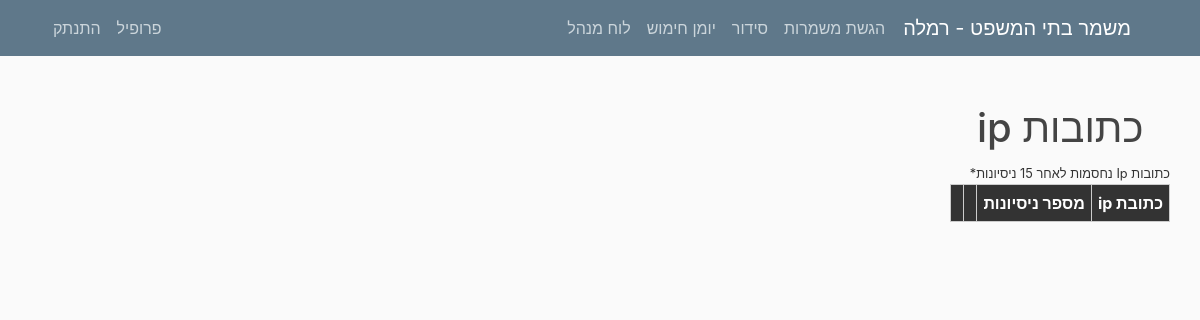
Page /ip/ban/list (signed in) on the earlier database version.
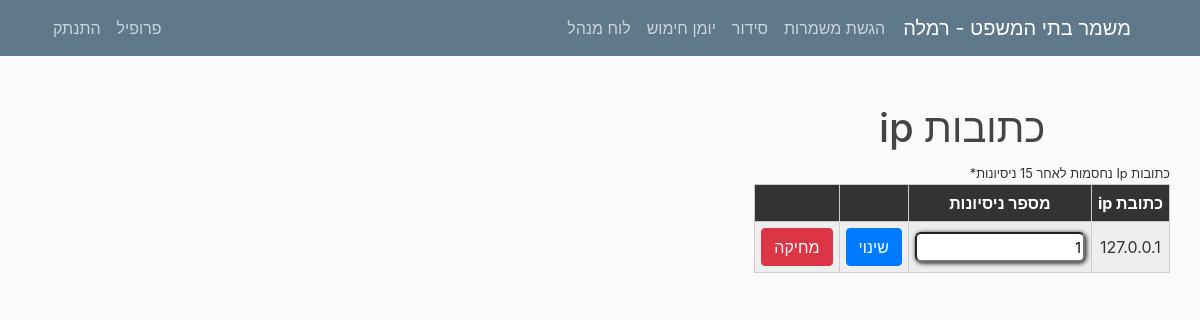
Same page on the later database version.
### mishmar/models.py (models this page shows, shortened)
class IpBan(models.Model):
    ipaddress = models.GenericIPAddressField(verbose_name="כתובת IP")
    num_tries = models.IntegerField(default=0, verbose_name="מספר ניסיונות")
    class Meta:
        verbose_name = "חסימת IP"
        verbose_name_plural = "חסימות IP"

### mishmar/views.py (the view, shortened to what this page needs)
# urls.py: path('ip/ban/list', IpBanListView.as_view(), name="ipban-list"),
class IpBanListView(UserPassesTestMixin, LoginRequiredMixin, ListView):
    model = IpBan
    template_name = "mishmar/ipban-list.html"
    context_object_name = "ips"
    paginate_by = 10
    ordering = ["num_tries"]
    def get_context_data(self, **kwargs):
        ctx = super(IpBanListView, self).get_context_data(**kwargs)
        return ctx
    def test_func(self):
        return isStaff(self.request.user)

### mishmar/views.py (called while the page is built)
@register.filter
def get_city(string):
    settings = Settings.objects.all().first()
    return settings.city

@register.filter
def isStaff(user):
    return user.groups.filter(name='staff').exists()

@register.filter
def getmonth(month):
    letter = month.lower()[0]
    if (letter >= 'a' and letter <= 'z'):
        return month
    else:
        months_he = ["ינו", "פבר", "מרץ", "אפר", "מאי", "יונ", "יול", "אוג", "ספט", "אוק", "נוב", "דצמ"]
        months = ["jan", "feb", "mar", "apr", "may", "jun", "jul", "aug", "sep", "oct", "nov", "dec"]
        return months[months_he.index(month)]

@register.filter
def getday(string):
    letter = datetime.datetime.now().strftime("%b").lower()[0]
    if (letter >= 'a' and letter <= 'z'):
        return datetime.datetime.now()
    return datetime.datetime.now()

@register.filter
def get_base_string(user, num):
    return translate_text(base_strings[int(num)], user, "hebrew")

### mishmar/templates/mishmar/ipban-list.html (shortened to what this page needs)
{% extends "mishmar/base.html" %}
{% block content %}
<h1>כתובות ip</h1>
<small>כתובות Ip נחסמות לאחר 15 ניסיונות*</small>
<table class="responsive-table-input-matrix" style="align-items: center">
    <thead>
    <tr>
        <th>כתובת ip</th>
        <th>מספר ניסיונות</th>
        <th></th>
        <th></th>
    </tr>
    </thead>
    <tbody>
        <form method="POST">
    {% for ip in ips %}
    <tr style="align-content: end">
        <td>{{ip.ipaddress}}</td>
        <td><input type="number" name="tries{{ip.id}}" id="tries{{ip.id}}" required value="{{ ip.num_tries}}" ></td>
        <td><button type="submit" name="change" value="{{ip.id}}"class="btn btn-primary">שינוי</button></td>
        <td><button type="submit" name="delete" value="{{ ip.id}}" class="btn btn-danger">מחיקה</button></td>
    </tr>
    {% endfor %}
</form>
    </tbody>
</table>
{% endblock content %}

Differences in the rows shown:
added IpBan: ipaddress "127.0.0.1", num_tries "1", {{ ip.id }} 4 (drawn)
